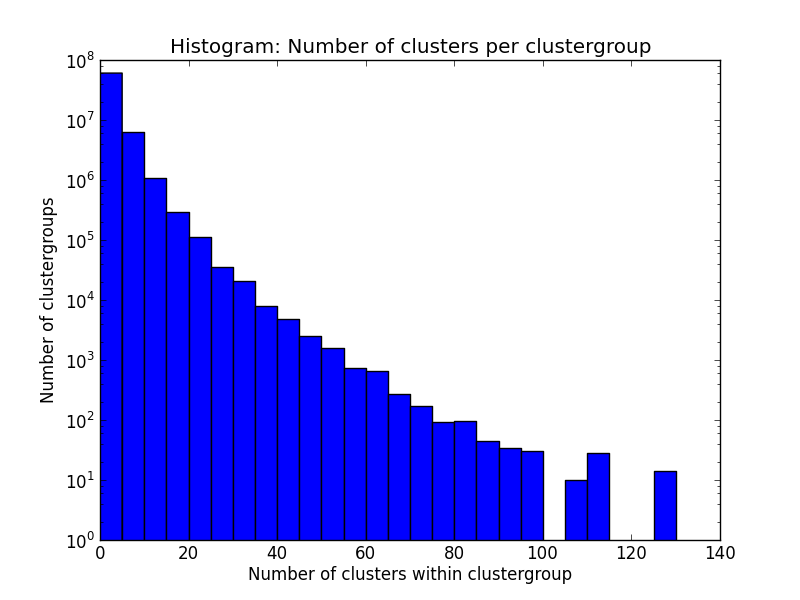

Write the Python code that produced this figure.
from __future__ import division

import numpy as np
import scipy as sy
import random
import pylab
from scipy.optimize import curve_fit

dataFile = "numberOfSubclustersPerCluster.txt"

x = []
y = []

numberOfSubclustersList = []
weights = []
with open(dataFile) as f:
	for line in f:
		numberOfSubclusters, count = line.split()
		weights.append(int(count))
		numberOfSubclustersList.append(int(numberOfSubclusters))

# the histogram of the data
pylab.hist(numberOfSubclustersList, weights = weights, bins = range(0, max(numberOfSubclustersList) + 1, 5))

pylab.xlabel('Number of clusters within clustergroup')
pylab.ylabel('Number of clustergroups')
pylab.title('Histogram: Number of clusters per clustergroup')
#pylab.grid(True)
#pylab.yscale('log')
pylab.ylim(1, 10**8)
pylab.yscale('log', nonposy='clip')
#ax.hist(bins, y, 'k--', lineWidth = 1.5)
pylab.savefig(dataFile[:-4])  

print max(numberOfSubclustersList)